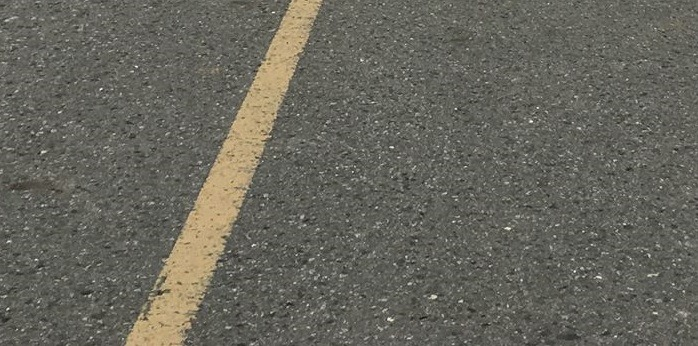
#> input picture lane_segmentation/sample_test_positive.jpg, 698 x 346 px
$ python color_clustering.py
#> lines starting #> are read from the running program, lines starting #| are printed output that depends on the picture
#!/usr/bin/env python2
# -*- coding: utf-8 -*-
"""
Created on Sat May 30 16:57:38 2020

@author: ros
"""

import numpy as np
import cv2
import time

def clustering(sample_img):
    Z = sample_img.reshape((-1,3))
    Z = np.float32(Z)

    NUMBER_OF_CLUSTERS = 5

    criteria = (cv2.TERM_CRITERIA_EPS + cv2.TERM_CRITERIA_MAX_ITER, \
                NUMBER_OF_CLUSTERS, 1.0)
    flags = cv2.KMEANS_RANDOM_CENTERS

    t0 = time.time()
    compactness,labels,centers = cv2.kmeans(Z,NUMBER_OF_CLUSTERS,\
                                            None,criteria,1,flags)


    centers = np.uint8(centers)
    #res = centers[labels.flatten()]
    #res2 = res.reshape((sample_img.shape))

    '''
    We perform the MASKING operations on the Z to filter out pixels belong to
    their corresponding labels
    Point estimates of distributions are mean and variance [[mean, variance]n]
    '''
    point_estimates = np.empty((0,2))
    for i in range(NUMBER_OF_CLUSTERS):
        label_index = (labels==i)
        boolean_index = np.dstack([label_index[:,0]]*3)[0]
        values_of_labels = Z[boolean_index].reshape((-1,3))
        var = np.var(values_of_labels)
        point_estimates = np.vstack((point_estimates, \
                                     np.array([[centers[i]], [var]]).T))
    #print(1/(time.time() - t0))

    return point_estimates

sample_img_positive = cv2.imread('sample_test_positive.jpg')
#> sample_img_positive is the input picture: shape (346, 698, 3); mean B, G, R 92.5, 101.6, 102.8
sample_img_postivie = cv2.cvtColor(sample_img_positive, cv2.COLOR_BGR2RGB)
sample_img_positive = cv2.resize(sample_img_positive, (0,0), fx=0.2, fy=0.2)
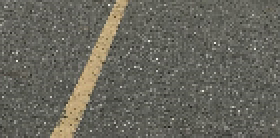
#> sample_img_positive: shape (69, 140, 3) (shown 2 times larger); mean B, G, R 92.4, 101.5, 102.7
positive_point_estimates = clustering(sample_img_positive)
#> in clustering, `compactness,labels,centers = cv2.kmeans(Z,NUMBER_OF_CLUSTERS,\ None,cr..`: compactness = 2789367.8; labels = 9660 values, max 4 at index 0, min 0 at index 334, mean 3.11; centers = [[228.7, 236.7, 236.3], [198.7, 206.8, 206.7], [76.86, 84, 83.72], [130.5, 161.1, 176.9], [98.21, 105.6, 105.6]]
#> in clustering, `centers = np.uint8(centers)`: centers = [[228, 236, 236], [198, 206, 206], [76, 84, 83], [130, 161, 176], [98, 105, 105]]
#> the loop in clustering, `for i in range(NUMBER_OF_CLUSTERS):` made 1 pass
#> (values_of_labels, var) on pass 1: ([[225, 235, 235], [227, 235, 235], [234, 240, 239]], 21.65)
#> (the run stopped early here; a loop or call above may not have finished)
